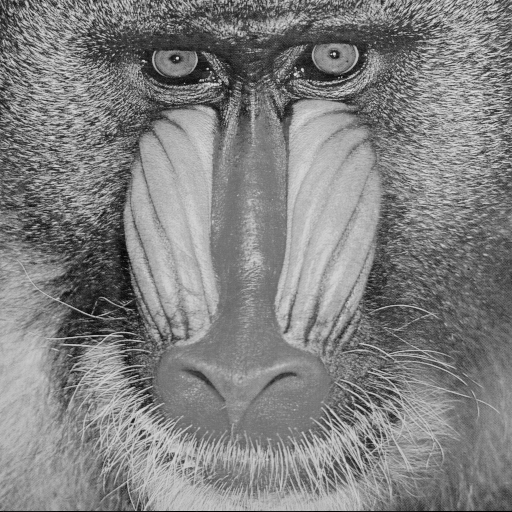
#> input picture Trabalho-1/img/baboon.png, 512 x 512 px, found by its file name; its folder holds only this picture in this run
$ python filtro_combinado.py img/baboon.png
#> lines starting #> are read from the running program, lines starting #| are printed output that depends on the picture
import cv2 as cv
import numpy as np
import sys
from filtros_lib import filtros

imgname = sys.argv[1]
imgpath = "img/" + imgname

try:
    img = cv.imread(imgpath)
#> img is the input picture: shape (512, 512, 3); min 0, max 230, mean 129.1

    newimg3 = cv.filter2D(img,-1,filtros[2]).astype(np.uint8)
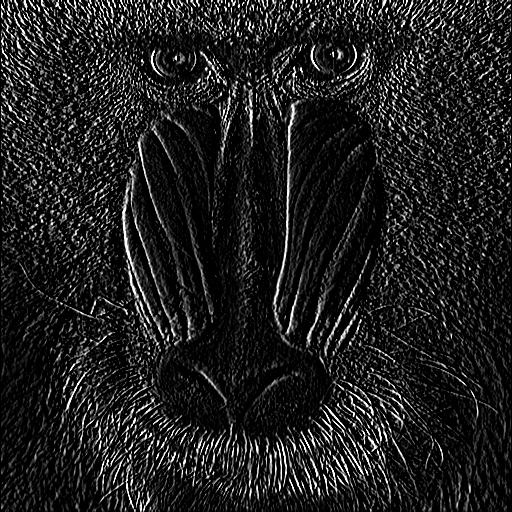
#> newimg3: shape (512, 512, 3); min 0, max 255, mean 31.2
    newimg4 = cv.filter2D(img,-1,filtros[3]).astype(np.uint8)
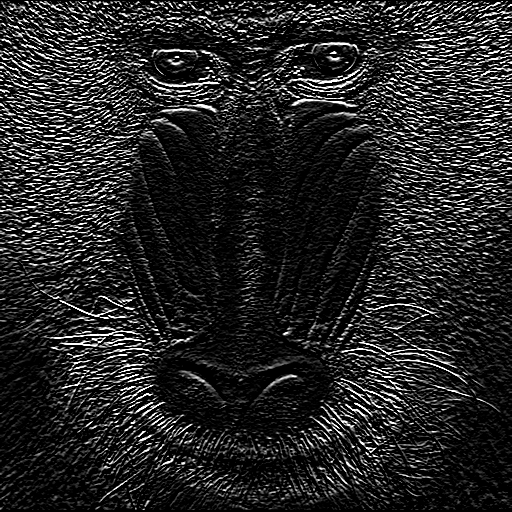
#> newimg4: shape (512, 512, 3); min 0, max 255, mean 37.9

    imgfinal = np.sqrt((newimg3**2)+(newimg4**2)).astype(np.uint8)
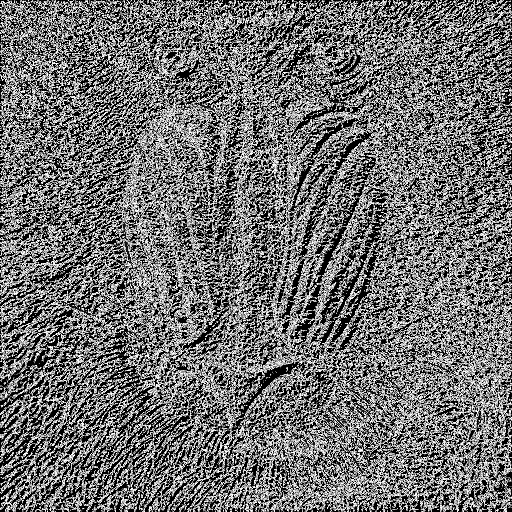
#> imgfinal: shape (512, 512, 3); min 0, max 15, mean 6.61; drawn with min black and max white

    cv.imshow("Imagem original",img)
    cv.imshow("Filtro combinado entre h3 e h4",imgfinal)

    respath = "resultados/combinado-" + imgname
    cv.imwrite(respath,imgfinal)

    cv.waitKey(0)
    cv.destroyAllWindows()
except:
    print("Imagem " + imgpath + " não encontrada ou o filtro escolhido não está definido")

$ run again, on Trabalho-1/img/butterfly.png
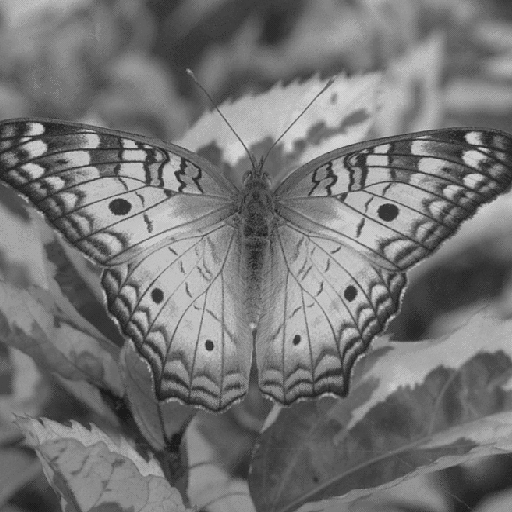
#> input picture Trabalho-1/img/butterfly.png, 512 x 512 px, found by its file name
#> img is the input picture: shape (512, 512, 3); min 27, max 212, mean 116.8
#> `newimg4 = cv.filter2D(img,-1,filtros[3]).astype(np.uint8)`:
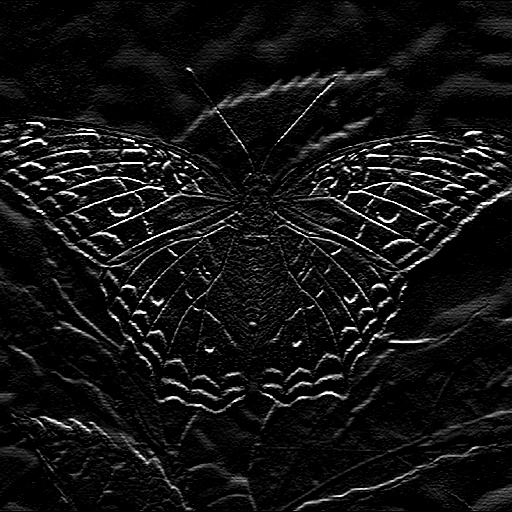
#> newimg4: shape (512, 512, 3); min 0, max 255, mean 18.5
#> `imgfinal = np.sqrt((newimg3**2)+(newimg4**2)).astype(np.uint8)`:
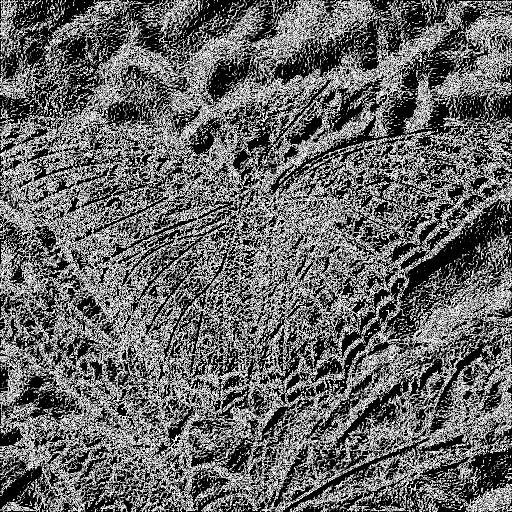
#> imgfinal: shape (512, 512, 3); min 0, max 15, mean 6.03; drawn with min black and max white

$ run again, on Trabalho-1/img/city.png
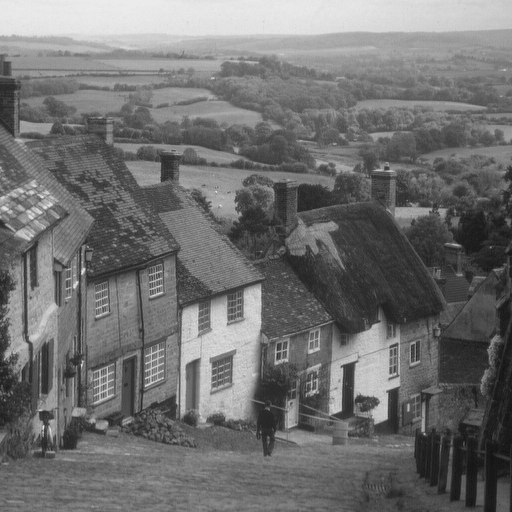
#> input picture Trabalho-1/img/city.png, 512 x 512 px, found by its file name
#> img is the input picture: shape (512, 512, 3); min 16, max 235, mean 112.2
#> `newimg4 = cv.filter2D(img,-1,filtros[3]).astype(np.uint8)`:
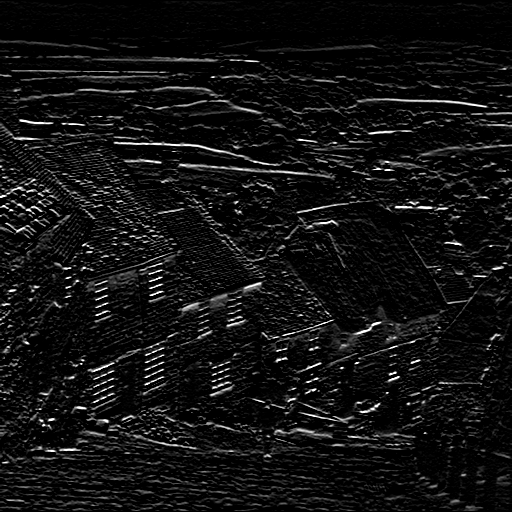
#> newimg4: shape (512, 512, 3); min 0, max 255, mean 17.7
#> `imgfinal = np.sqrt((newimg3**2)+(newimg4**2)).astype(np.uint8)`:
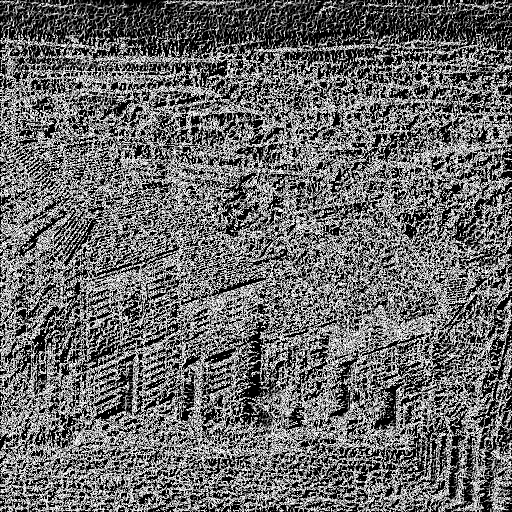
#> imgfinal: shape (512, 512, 3); min 0, max 15, mean 6.24; drawn with min black and max white

$ run again, on Trabalho-1/img/house.png
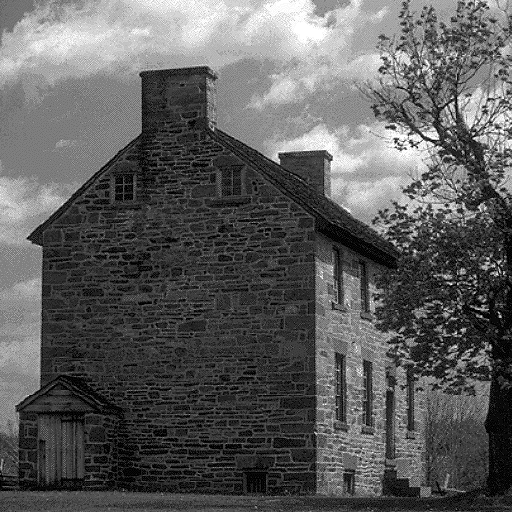
#> input picture Trabalho-1/img/house.png, 512 x 512 px, found by its file name
#> img is the input picture: shape (512, 512, 3); min 0, max 255, mean 92.9
#> `newimg4 = cv.filter2D(img,-1,filtros[3]).astype(np.uint8)`:
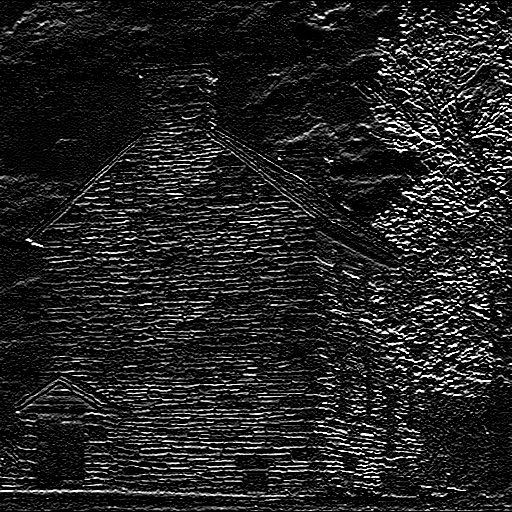
#> newimg4: shape (512, 512, 3); min 0, max 255, mean 34.5
#> `imgfinal = np.sqrt((newimg3**2)+(newimg4**2)).astype(np.uint8)`:
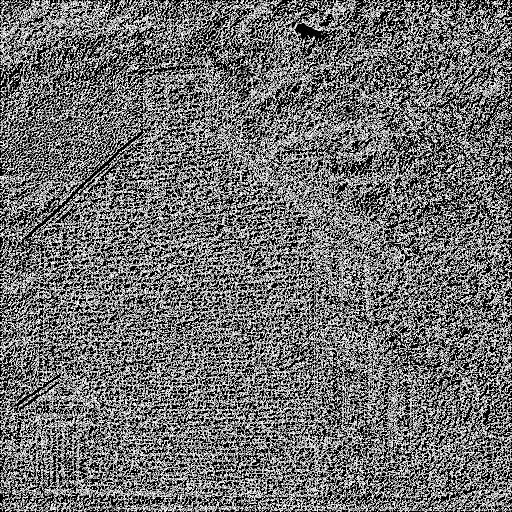
#> imgfinal: shape (512, 512, 3); min 0, max 15, mean 6.51; drawn with min black and max white
